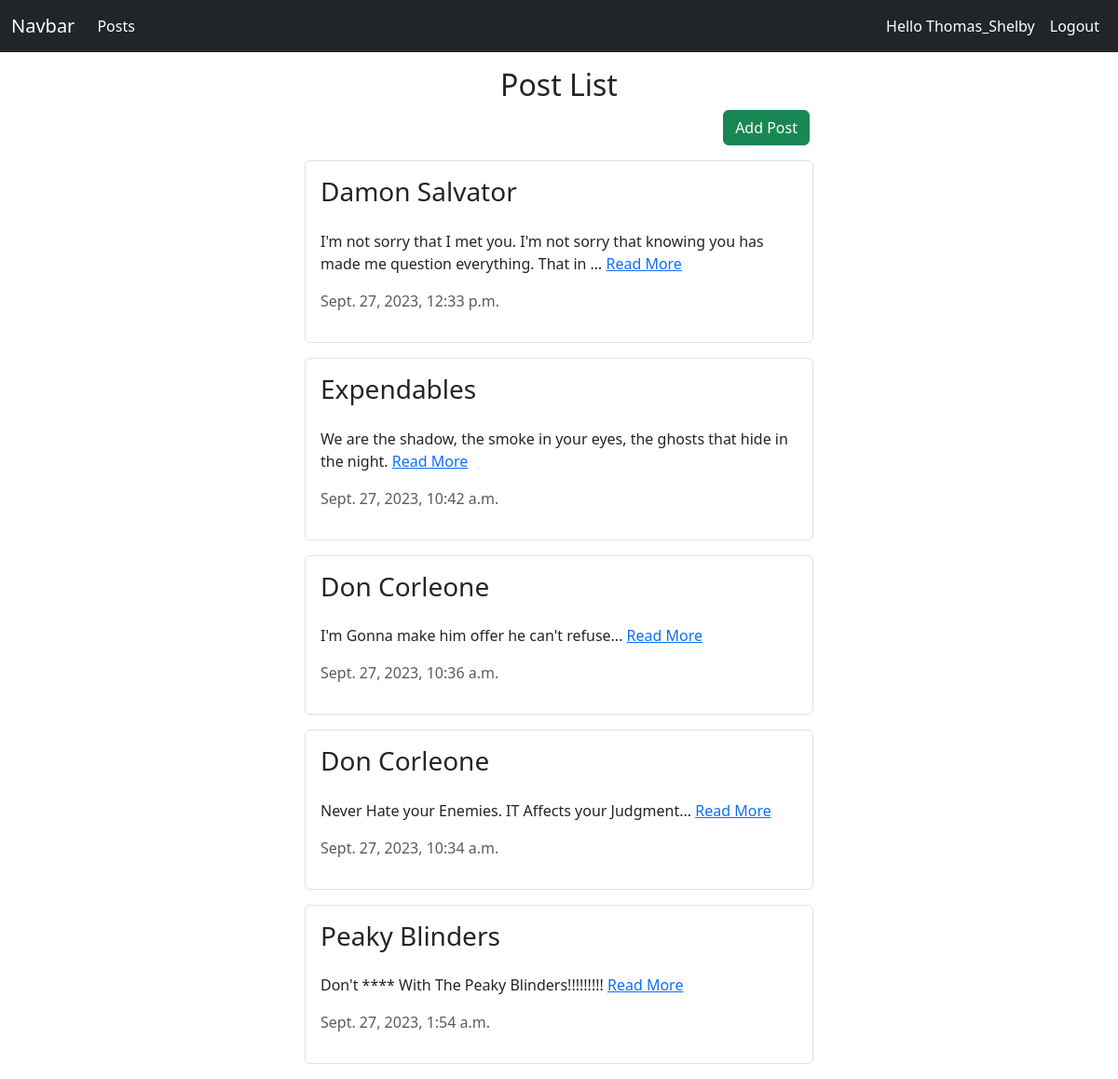
The page / (signed in) on the database its author committed.
### BlogApplication/models.py (models this page shows, shortened)
class BlogPost(models.Model):
    author = models.ForeignKey(User, on_delete= models.CASCADE) ## ID (numeric)
    title = models.CharField(max_length=200)
    content = models.TextField()
    pupDate = models.DateTimeField(auto_now_add=True)
    class Meta:
        ordering = ['-pupDate']

### BlogApplication/views.py (the view)
# urls.py: path('', views.index, name='posts'),
def index(request):
    context = {'posts': BlogPost.objects.all()}
    return render(request, 'BlogApplication/Home.html', context)

### BlogApplication/templates/BlogApplication/Home.html (shortened to what this page needs)
{% extends "BlogApplication/Base/Base.html" %} {% block container %}
<div class="container my-3">
  <h2 class="text-center">Post List</h2>
  <div class="container">
    <div class="d-grid gap-2 w-75 flex-container justify-content-end mb-3">
      {% if request.user.is_authenticated %}
      <a href="{% url 'addPost' %}" class="btn btn-success mx-1">
        Add Post
      </a>
      {% endif %}
    </div>
    {% for post in posts %}
  <div class="container w-50 border rounded p-3 mb-3">
    <div class="row">
      <div class="col-md-12">
        <div class="flex-container d-flex mb-3">
          <h3 class="text-left d-inline-flex w-50">{{ post.title }}</h3>
          <div class="d-grid gap-2 w-50 d-flex justify-content-end">
          </div>
        </div>
        <p>
          {{ post.content|truncatewords:20 }}
          <a href="{% url 'details' post.pk %}" class="text-primary d-inline-block">
            Read More
          </a>
        </p>
        <p class="d-block text-muted">{{ post.pupDate }}</p>
      </div>
    </div>
  </div>
{% endfor %}
  </div>
</div>
{% endblock container %}

### BlogApplication/templates/BlogApplication/Base/Navbar.html (shortened to what this page needs)
<nav class="navbar navbar-dark navbar-expand-lg bg-dark">
  <div class="container-fluid">
    <a class="navbar-brand" href="/">Navbar</a>
    <div class="collapse navbar-collapse" id="navbarSupportedContent">
      <ul
        class="navbar-nav me-auto mb-2 mb-lg-0 d-flex justify-content-between w-100"
      >
        <div class="w-50">
          <li class="nav-item">
            <a class="nav-link active" href="{%url 'posts'%}">Posts</a>
          </li>
        </div>
        <div class="w-100 d-flex justify-content-end align-items-end">
          {% if request.user.is_authenticated %}
          <li class="nav-item d-block">
            <a class="nav-link active" href="#">Hello {{user.username}}</a>
          </li>
          <li class="nav-item">
            <a class="nav-link active" href="{%url 'userLogout'%}">Logout</a>
          </li>
          {% endif %}
        </div>
      </ul>
    </div>
  </div>
</nav>

### rows shown on the page
BlogPost: title "Damon Salvator", content "I'm not sorry that I met you. I'm not sorry that knowing you has made me question everything. That in …", pupDate "Sept. 27, 2023, 12:33 p.m."
BlogPost: title "Expendables", content "We are the shadow, the smoke in your eyes, the ghosts that hide in the night.", pupDate "Sept. 27, 2023, 10:42 a.m."
BlogPost: title "Don Corleone", content "I'm Gonna make him offer he can't refuse...", pupDate "Sept. 27, 2023, 10:36 a.m."
BlogPost: title "Don Corleone", content "Never Hate your Enemies. IT Affects your Judgment...", pupDate "Sept. 27, 2023, 10:34 a.m."
BlogPost: title "Peaky Blinders", content "Don't **** With The Peaky Blinders!!!!!!!!!", pupDate "Sept. 27, 2023, 1:54 a.m."

### other values the page prints
{{ user.username }} "Thomas_Shelby"
